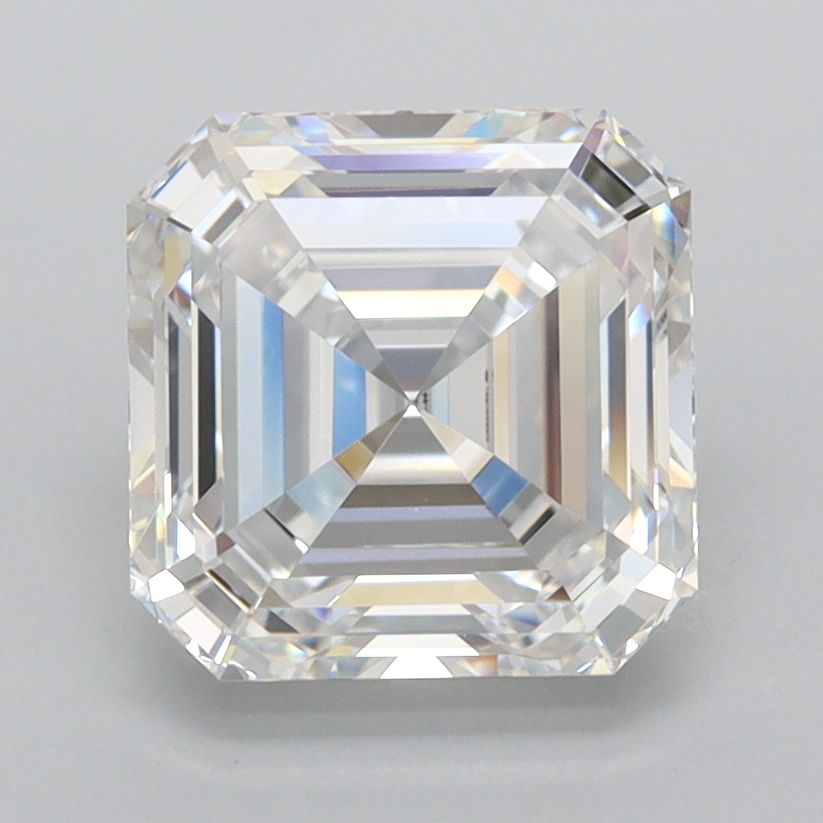
#> input picture resources/IGI-LG811638512/artifacts/IGI-LG811638512-faceup-original.jpg, 823 x 823 px
$ python -i segmentation.py   (imports and definitions only)
#> lines starting #> are read from the running program, lines starting #| are printed output that depends on the picture; after the words box and inside, x2 and y2 are one past the last pixel; in counts of white or black regions, pixels touching at a corner belong together
#> further down, picture is the input picture: shape (823, 823, 3); mean B, G, R 193.5, 191.9, 191.1
"""Background-aware textured silhouette; convex envelope is an approximation."""
import numpy as np
from PIL import Image, ImageDraw
from scipy import ndimage as ndi
from scipy.spatial import ConvexHull, QhullError


def segment(rgb, contrast_threshold=18.0, gradient_threshold=4.0):
#> called with contrast_threshold = 18, gradient_threshold = 4
    rgb = np.asarray(rgb)
    h, w = rgb.shape[:2]
#> h = 823; w = 823
    empty = np.zeros((h,w), bool)
    result = dict(status='failed', reasons=[], mask=empty, boundary=empty,
                  vertices_xy=[], method='border-background/textured-component/convex-envelope')
    if min(h,w) < 32:
        result['reasons'] = ['image_too_small']; return result
    border = np.concatenate([rgb[:3].reshape(-1,3), rgb[-3:].reshape(-1,3),
                             rgb[:, :3].reshape(-1,3), rgb[:, -3:].reshape(-1,3)])
    background = np.median(border, axis=0)
#> background = [200, 196, 195]
    noise = float(np.quantile(np.linalg.norm(border-background, axis=1), .75))
#> noise = 13.86
    threshold = max(contrast_threshold, noise*2)
#> threshold = 27.71
    result.update(background_rgb=background.tolist(), border_spread=noise,
                  contrast_threshold=threshold, gradient_threshold=gradient_threshold,
                  border_outlier_fraction=float((np.linalg.norm(border-background,axis=1)>30).mean()))
    if noise > 30:
        result['reasons'] = ['nonuniform_or_contaminated_border']; return result
    smooth = ndi.gaussian_filter(rgb.astype(float), sigma=(.65,.65,0))
    gy, gx = np.gradient(smooth, axis=(0,1))
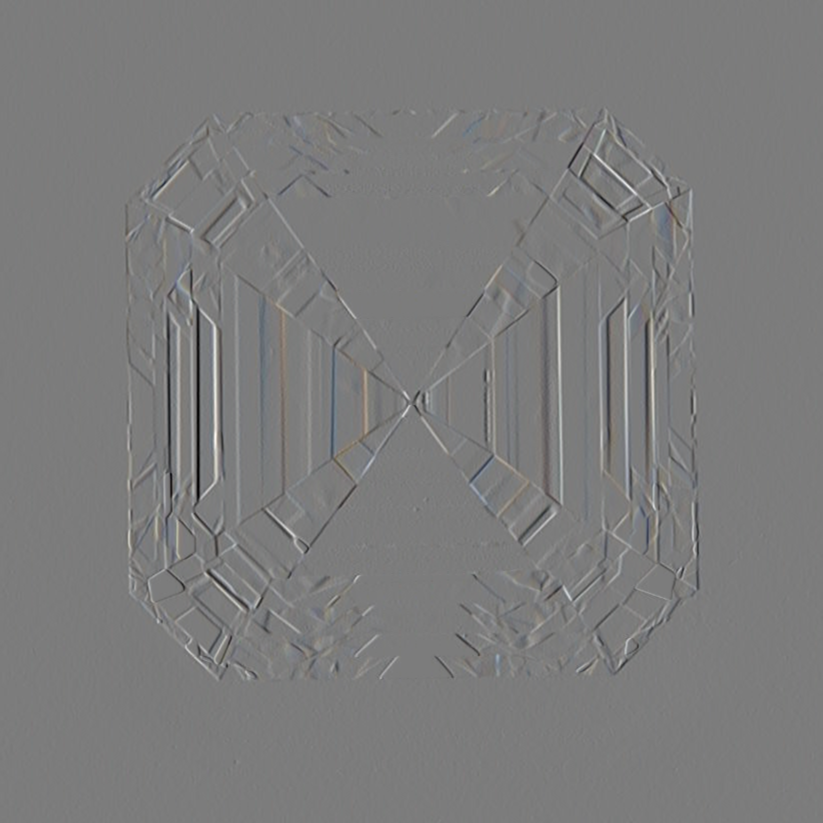
#> gx: shape (823, 823, 3) float64; mean B, G, R 0, 0, 0; drawn with min black and max white
    gradient = np.sqrt((gx*gx + gy*gy).sum(axis=2))
    contrast = np.linalg.norm(smooth - background, axis=2)
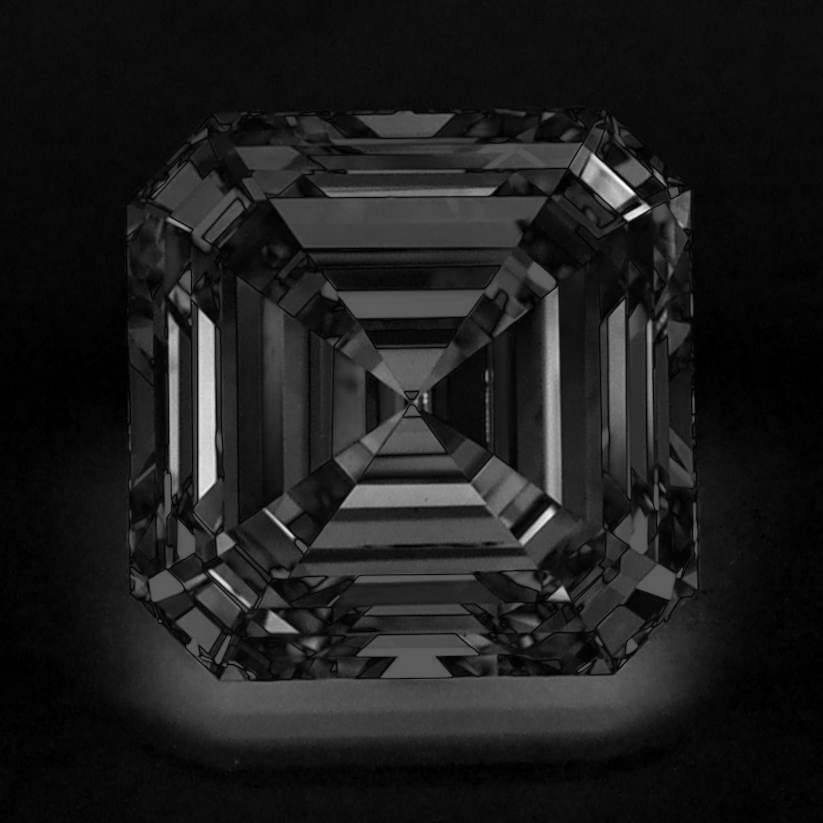
#> contrast: shape (823, 823) float64; min 0, max 275.4, mean 32; drawn with min black and max white
    seeds = (contrast > threshold) & (gradient > gradient_threshold)
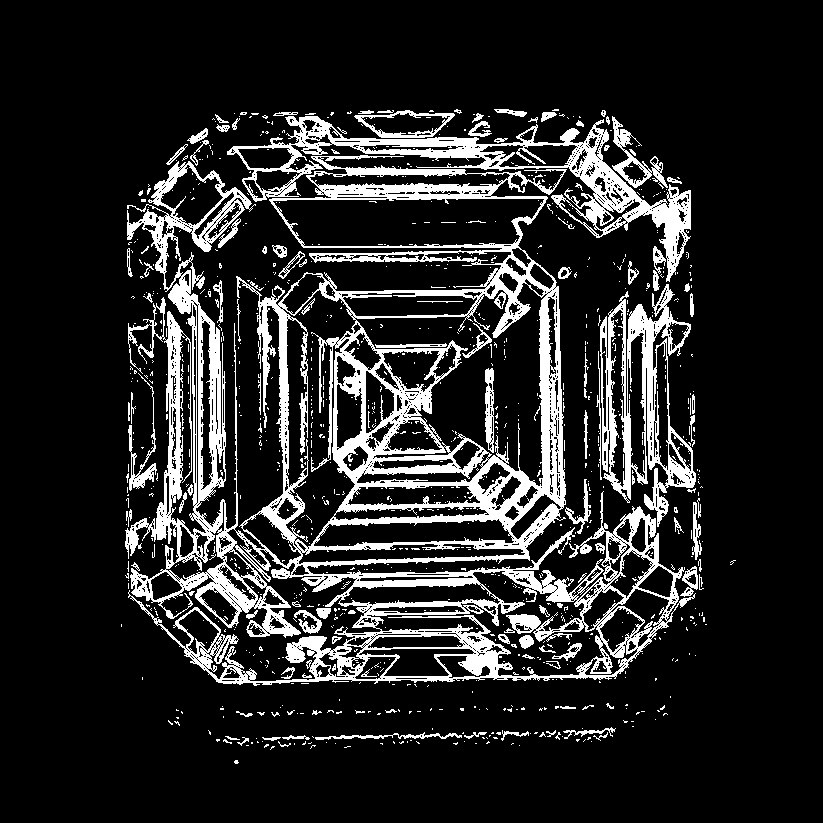
#> seeds: shape (823, 823) bool; 15.1% white; 1006 white regions (889 under 20 px), largest, box (x1, y1, x2, y2) and area: (125, 155, 696, 686) 69791, (227, 116, 691, 282) 10796, (600, 284, 696, 527) 7490
    connected = ndi.binary_closing(ndi.binary_dilation(seeds, iterations=2), iterations=2)
#> connected: shape (823, 823) bool; 30.3% white; 78 white regions (17 under 20 px), largest, box (x1, y1, x2, y2) and area: (123, 107, 706, 689) 196300, (214, 725, 618, 752) 4030, (582, 408, 592, 470) 381
    labels, count = ndi.label(connected)
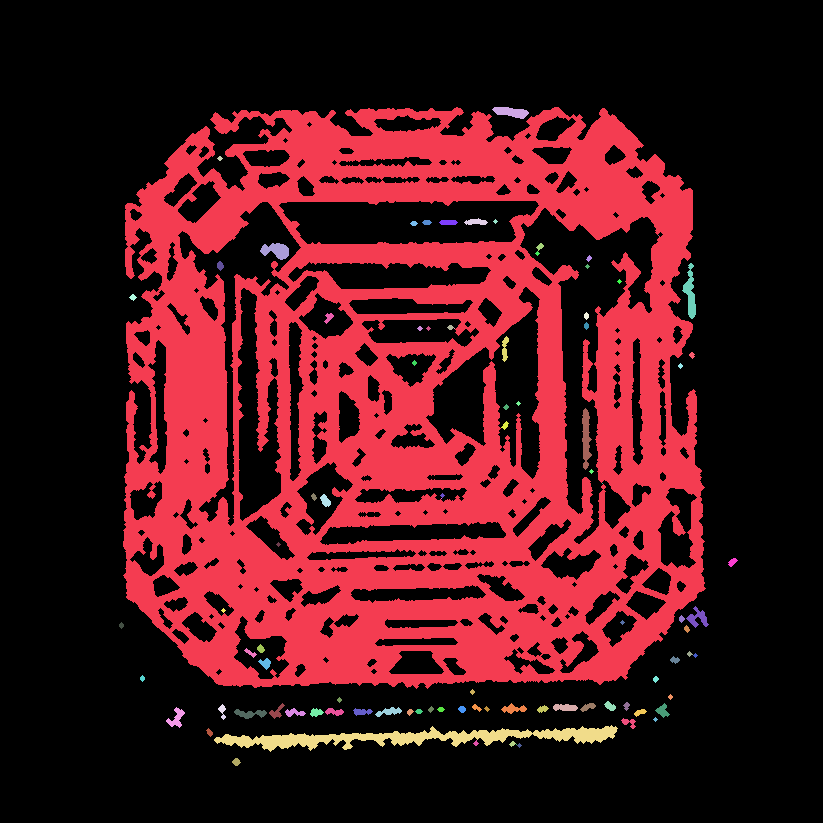
#> labels: shape (823, 823) int32; 93 distinct labels, from 0 to 92; one colour per label, 0 black
#> count = 92
    if not count:
        result['reasons'] = ['no_silhouette']; return result
    sizes = np.bincount(labels.ravel()); sizes[0] = 0
#> after `sizes = np.bincount(labels.ravel())`: sizes = 93 values, max 471841 at index 0, min 1 at index 9, mean 7283.1
    component = labels == sizes.argmax()
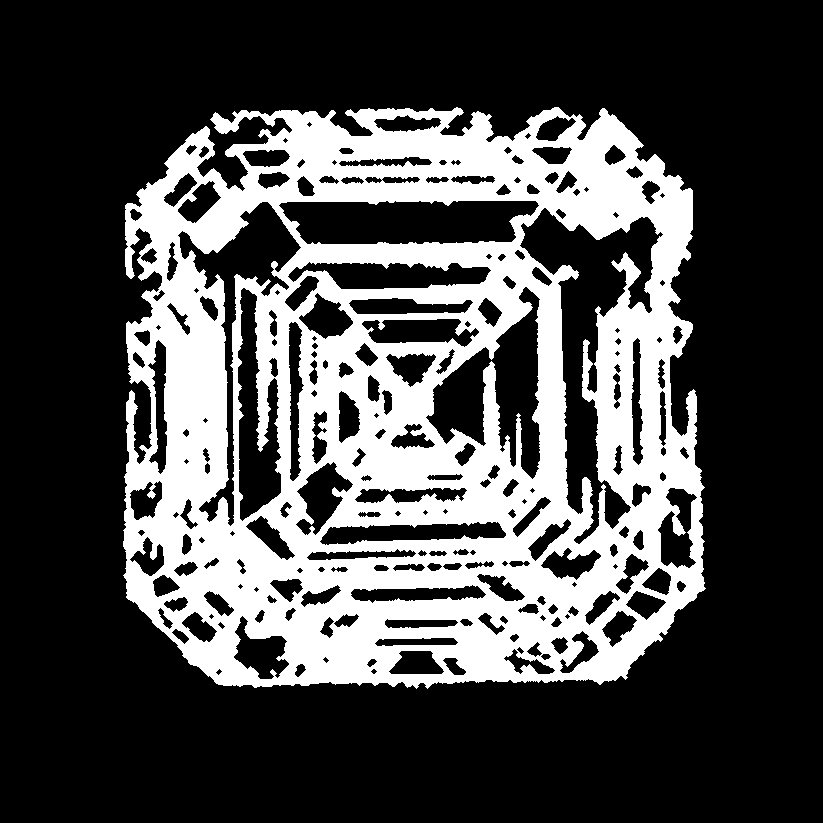
#> component: shape (823, 823) bool; 29% white; 1 white region, box (x1, y1, x2, y2) and area: (123, 107, 706, 689) 196212
    y, x = np.nonzero(component)
    if len(x) < max(40, h*w*.0005):
        result['reasons'] = ['insufficient_foreground']; return result
    try:
        points = np.column_stack([x,y]); hull = ConvexHull(points)
#> after `points = np.column_stack([x, y])`: points = 196212 pairs, first value 123 to 705, second value 107 to 688
        vertices = points[hull.vertices]
#> vertices = 31 pairs, first value 123 to 705, second value 107 to 688
    except QhullError:
        result['reasons'] = ['degenerate_contour']; return result
    raster = Image.new('L', (w,h))
#> raster: PIL image 823x823 L; every value is 0
    ImageDraw.Draw(raster).polygon([tuple(p) for p in vertices], fill=255)
#> raster: PIL image 823x823 L; 46.8% white; 1 white region, box (x1, y1, x2, y2) and area: (123, 107, 706, 689) 317298
    mask = ndi.binary_erosion(np.asarray(raster) > 0, iterations=2)
#> mask: shape (823, 823) bool; 46.3% white; 1 white region, box (x1, y1, x2, y2) and area: (125, 109, 704, 687) 313390
    boundary = mask & ~ndi.binary_erosion(mask)
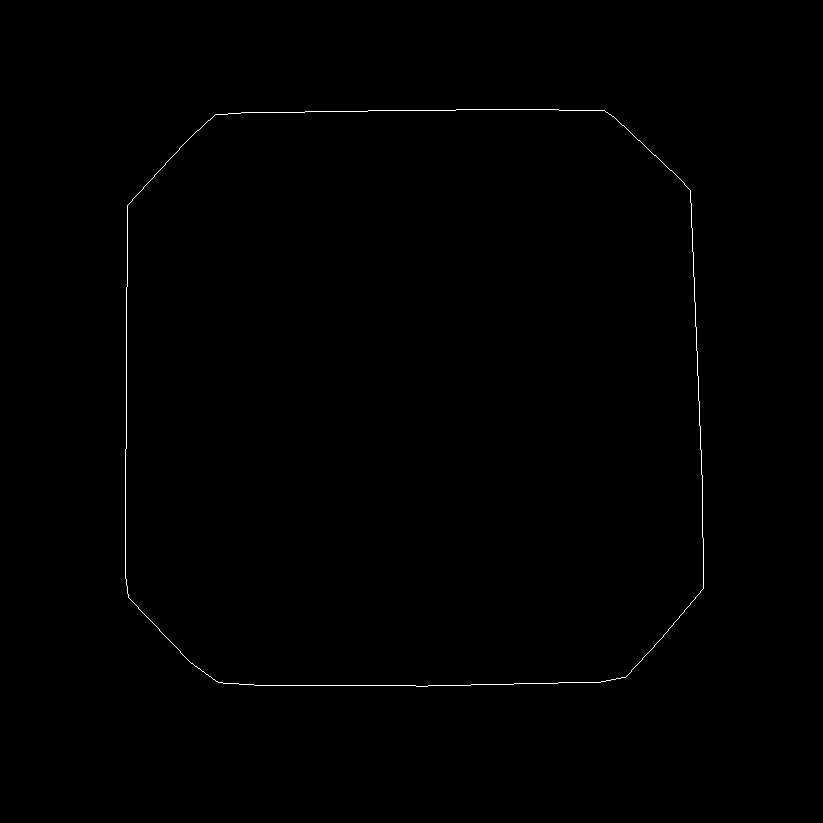
#> boundary: shape (823, 823) bool; 0.29% white in thin lines or dots, all inside (x1, y1, x2, y2) = (125, 109, 704, 687)
    fraction = float(mask.mean())
#> fraction = 0.463
    reasons = []
    if result['border_outlier_fraction'] > .05:
        reasons.append('foreground_or_nonuniformity_on_border')
    if fraction < .01 or fraction > .85:
        reasons.append('implausible_area')
    if x.min() <= 3 or y.min() <= 3 or x.max() >= w-4 or y.max() >= h-4:
        reasons.append('outline_near_image_edge')
    if sizes.max() < sizes.sum()*.45:
        reasons.append('fragmented_foreground')
    by,bx = np.nonzero(boundary)
#> by = 1948 values from 109 to 686; bx = 1948 values, max 703 at index 1250, min 125 at index 1071, mean 413.4
    boundary_points = np.column_stack([bx,by])
#> boundary_points = 1948 pairs, first value 125 to 703, second value 109 to 686
    try:
        vertices = boundary_points[ConvexHull(boundary_points).vertices]
#> vertices = 48 pairs, first value 125 to 703, second value 109 to 686
    except (ValueError,QhullError):
        result['reasons'] = ['empty_or_degenerate_contour_after_erosion']
        return result
    result.update(status='review' if reasons else 'ok', reasons=reasons,
                  mask=mask, boundary=boundary, vertices_xy=vertices.tolist(),
                  area_fraction=fraction, component_seed_pixels=int(sizes.max()))
    return result

>>> import cv2
>>> picture = cv2.imread('../resources/IGI-LG811638512/artifacts/IGI-LG811638512-faceup-original.jpg')
>>> result = segment(picture)
#> result = 13 items
